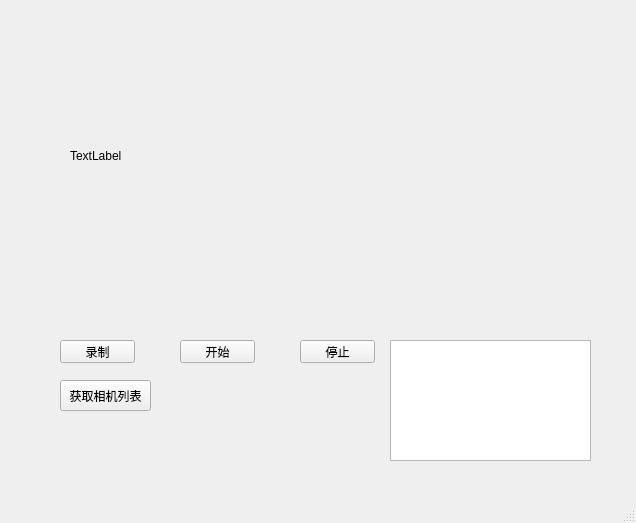
<?xml version="1.0" encoding="UTF-8"?>
<ui version="4.0">
 <class>MainWindow</class>
 <widget class="QMainWindow" name="MainWindow">
  <property name="geometry">
   <rect>
    <x>0</x>
    <y>0</y>
    <width>636</width>
    <height>523</height>
   </rect>
  </property>
  <property name="windowTitle">
   <string>MainWindow</string>
  </property>
  <widget class="QWidget" name="centralwidget">
   <widget class="QPushButton" name="Record_Button">
    <property name="geometry">
     <rect>
      <x>60</x>
      <y>340</y>
      <width>75</width>
      <height>23</height>
     </rect>
    </property>
    <property name="text">
     <string>录制</string>
    </property>
   </widget>
   <widget class="QPushButton" name="Start_Button">
    <property name="geometry">
     <rect>
      <x>180</x>
      <y>340</y>
      <width>75</width>
      <height>23</height>
     </rect>
    </property>
    <property name="text">
     <string>开始</string>
    </property>
   </widget>
   <widget class="QPushButton" name="Stop_Button">
    <property name="geometry">
     <rect>
      <x>300</x>
      <y>340</y>
      <width>75</width>
      <height>23</height>
     </rect>
    </property>
    <property name="cursor">
     <cursorShape>ArrowCursor</cursorShape>
    </property>
    <property name="text">
     <string>停止</string>
    </property>
   </widget>
   <widget class="QListView" name="listView">
    <property name="geometry">
     <rect>
      <x>390</x>
      <y>340</y>
      <width>201</width>
      <height>121</height>
     </rect>
    </property>
   </widget>
   <widget class="QPushButton" name="getCameralist_Button">
    <property name="geometry">
     <rect>
      <x>60</x>
      <y>380</y>
      <width>91</width>
      <height>31</height>
     </rect>
    </property>
    <property name="text">
     <string>获取相机列表</string>
    </property>
   </widget>
   <widget class="QLabel" name="label">
    <property name="geometry">
     <rect>
      <x>70</x>
      <y>50</y>
      <width>381</width>
      <height>211</height>
     </rect>
    </property>
    <property name="text">
     <string>TextLabel</string>
    </property>
   </widget>
  </widget>
  <widget class="QMenuBar" name="menubar">
   <property name="geometry">
    <rect>
     <x>0</x>
     <y>0</y>
     <width>636</width>
     <height>23</height>
    </rect>
   </property>
  </widget>
  <widget class="QStatusBar" name="statusbar"/>
 </widget>
 <resources/>
 <connections/>
</ui>
